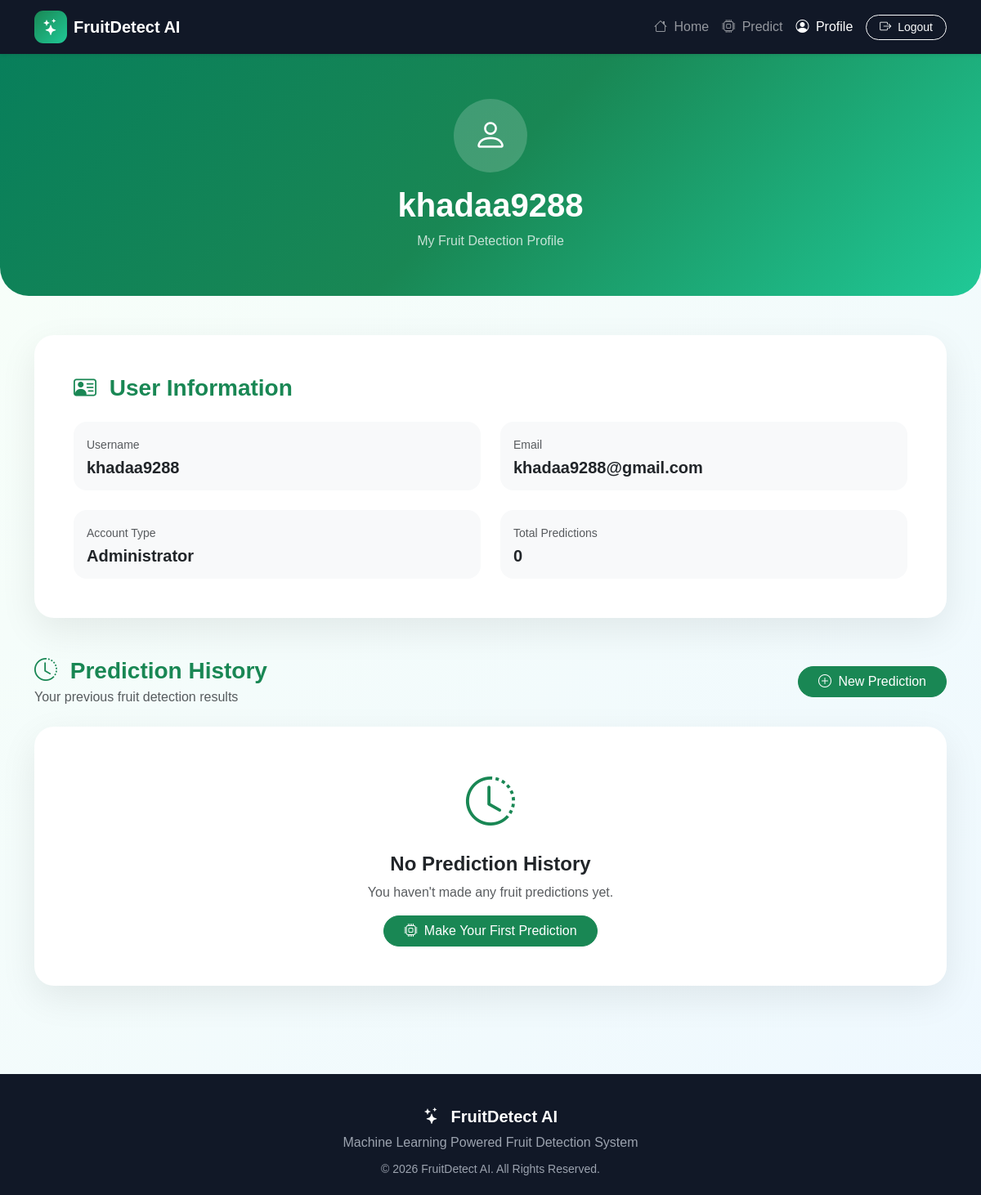
The app's page /profile/ (signed in), older data.
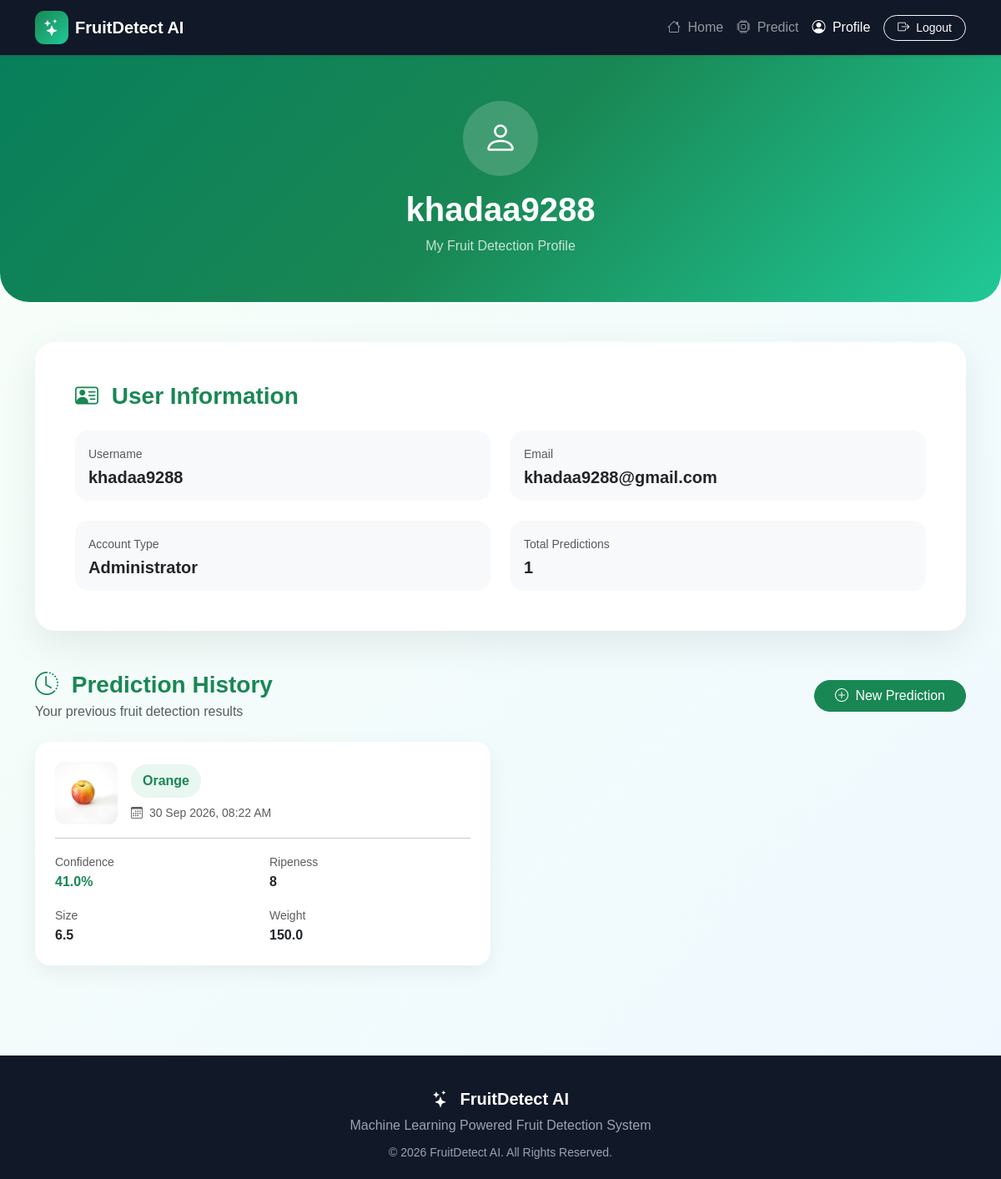
The same page, newer data.
### prediction/models.py (models this page shows, shortened)
class FruitPrediction(models.Model):
    user = models.ForeignKey(
    User,
    on_delete=models.CASCADE,
    related_name="fruit_predictions",
    null=True,
    blank=True
    )
    image = models.ImageField(
        upload_to="fruit_predictions/"
    )
    size = models.FloatField()
    weight = models.FloatField()
    width = models.FloatField()
    height = models.FloatField()
    color = models.CharField(
        max_length=50
    )
    texture = models.CharField(
        max_length=50
    )
    sweetness = models.FloatField()
    acidity = models.FloatField()
    ripeness = models.CharField(
        max_length=50
    )
    predicted_fruit = models.CharField(
        max_length=100
    )
    confidence = models.FloatField(
        default=0.0
    )
    created_at = models.DateTimeField(
        auto_now_add=True
    )

### accounts/views.py (the view)
@login_required(login_url="/login/")
def profile(request):
    predictions = request.user.fruit_predictions.all().order_by(
        "-created_at"
    )
    return render(
        request,
        "accounts/profile.html",
        {
            "predictions": predictions
        }
    )

### templates/accounts/profile.html (shortened to what this page needs)
<!DOCTYPE html>
<html lang="en">
<head>
    <link
        href="https://cdn.jsdelivr.net/npm/bootstrap@5.3.3/dist/css/bootstrap.min.css"
        rel="stylesheet">
    <link
        href="https://cdn.jsdelivr.net/npm/bootstrap-icons@1.11.3/font/bootstrap-icons.min.css"
        rel="stylesheet">
</head>
<body>
<nav class="navbar navbar-expand-lg navbar-dark shadow-sm">
    <div class="container">
        <a
            class="navbar-brand d-flex align-items-center"
            href="{% url 'home' %}"
        >
            <span class="brand-icon">
                <i class="bi bi-stars"></i>
            </span>
            FruitDetect AI
        </a>
        <div
            class="collapse navbar-collapse"
            id="mainNavbar"
        >
            <ul class="navbar-nav ms-auto align-items-lg-center">
                <li class="nav-item">
                    <a
                        class="nav-link"
                        href="{% url 'home' %}"
                    >
                        <i class="bi bi-house me-1"></i>
                        Home
                    </a>
                </li>
                <li class="nav-item">
                    <a
                        class="nav-link"
                        href="{% url 'predict' %}"
                    >
                        <i class="bi bi-cpu me-1"></i>
                        Predict
                    </a>
                </li>
                <li class="nav-item">
                    <a
                        class="nav-link active"
                        href="{% url 'profile' %}"
                    >
                        <i class="bi bi-person-circle me-1"></i>
                        Profile
                    </a>
                </li>
                <li class="nav-item ms-lg-2">
                    <form
                        method="POST"
                        action="{% url 'logout' %}"
                        class="d-inline"
                    >
                        <button
                            type="submit"
                            class="btn btn-outline-light btn-sm rounded-pill px-3"
                        >
                            <i class="bi bi-box-arrow-right me-1"></i>
                            Logout
                        </button>
                    </form>
                </li>
            </ul>
        </div>
    </div>
</nav>
<section class="profile-header">
    <div class="container text-center">
        <div class="profile-icon mb-3">
            <i class="bi bi-person"></i>
        </div>
        <h1 class="fw-bold">
            {{ user.username }}
        </h1>
        <p class="mb-0 opacity-75">
            My Fruit Detection Profile
        </p>
    </div>
</section>
<div class="container py-5">
    <div class="card profile-card mb-5">
        <div class="card-body p-4 p-lg-5">
            <h3 class="section-title mb-4">
                <i class="bi bi-person-vcard me-2"></i>
                User Information
            </h3>
            <div class="row g-4">
                <div class="col-md-6">
                    <div class="p-3 bg-light rounded-4">
                        <small class="text-muted">
                            Username
                        </small>
                        <h5 class="fw-bold mb-0 mt-1">
                            {{ user.username }}
                        </h5>
                    </div>
                </div>
                <div class="col-md-6">
                    <div class="p-3 bg-light rounded-4">
                        <small class="text-muted">
                            Email
                        </small>
                        <h5 class="fw-bold mb-0 mt-1">
                            {% if user.email %}
                                {{ user.email }}
                            {% else %}
                                Not provided
                            {% endif %}
                        </h5>
                    </div>
                </div>
                <div class="col-md-6">
                    <div class="p-3 bg-light rounded-4">
                        <small class="text-muted">
                            Account Type
                        </small>
                        <h5 class="fw-bold mb-0 mt-1">
                            {% if user.is_staff %}
                                Administrator
                            {% else %}
                                User
                            {% endif %}
                        </h5>
                    </div>
                </div>
                <div class="col-md-6">
                    <div class="p-3 bg-light rounded-4">
                        <small class="text-muted">
                            Total Predictions
                        </small>
                        <h5 class="fw-bold mb-0 mt-1">
                            {{ predictions|length }}
                        </h5>
                    </div>
                </div>
            </div>
        </div>
    </div>
    <div class="d-flex justify-content-between align-items-center mb-4">
        <div>
            <h3 class="section-title mb-1">
                <i class="bi bi-clock-history me-2"></i>
                Prediction History
            </h3>
            <p class="text-muted mb-0">
                Your previous fruit detection results
            </p>
        </div>
        <a
            href="{% url 'predict' %}"
            class="btn btn-success rounded-pill px-4"
        >
            <i class="bi bi-plus-circle me-1"></i>
            New Prediction
        </a>
    </div>
    {% if predictions %}
        <div class="row g-4">
            {% for item in predictions %}
                <div class="col-lg-6">
                    <div class="card history-card h-100">
                        <div class="card-body p-4">
                            <div class="d-flex align-items-center">
                                {% if item.image %}
                                    <img
                                        src="{{ item.image.url }}"
                                        alt="Fruit Image"
                                        class="prediction-image me-3"
                                    >
                                {% else %}
                                    <div
                                        class="prediction-image me-3 d-flex align-items-center justify-content-center"
                                    >
                                        <i class="bi bi-image text-muted fs-3"></i>
                                    </div>
                                {% endif %}
                                <div class="flex-grow-1">
                                    <div class="d-flex justify-content-between align-items-start">
                                        <span class="fruit-badge">
                                            {{ item.predicted_fruit }}
                                        </span>
                                    </div>
                                    <small class="text-muted d-block mt-2">
                                        <i class="bi bi-calendar3 me-1"></i>
                                        {{ item.created_at|date:"d M Y, h:i A" }}
                                    </small>
                                </div>
                            </div>
                            <hr>
                            <div class="row g-3">
                                <div class="col-6">
                                    <small class="text-muted">
                                        Confidence
                                    </small>
                                    <div class="fw-bold text-success">
                                        {{ item.confidence }}%
                                    </div>
                                </div>
                                <div class="col-6">
                                    <small class="text-muted">
                                        Ripeness
                                    </small>
                                    <div class="fw-bold">
                                        {{ item.ripeness }}
                                    </div>
                                </div>
                                <div class="col-6">
                                    <small class="text-muted">
                                        Size
                                    </small>
                                    <div class="fw-bold">
                                        {{ item.size }}
                                    </div>
                                </div>
                                <div class="col-6">
                                    <small class="text-muted">
                                        Weight
                                    </small>
                                    <div class="fw-bold">
                                        {{ item.weight }}
                                    </div>
                                </div>
                            </div>
                        </div>
                    </div>
                </div>
            {% endfor %}
        </div>
    {% else %}
        <div class="card profile-card">
            <div class="card-body text-center p-5">
                <i
                    class="bi bi-clock-history text-success"
                    style="font-size: 60px;"
                ></i>
                <h4 class="fw-bold mt-3">
                    No Prediction History
                </h4>
                <p class="text-muted">
                    You haven't made any fruit predictions yet.
                </p>
                <a
                    href="{% url 'predict' %}"
                    class="btn btn-success rounded-pill px-4"
                >
                    <i class="bi bi-cpu me-1"></i>
                    Make Your First Prediction
                </a>
            </div>
        </div>
    {% endif %}
</div>
<footer class="main-footer">
    <div class="container text-center">
        <h5 class="text-white fw-bold">
            <i class="bi bi-stars me-2"></i>
            FruitDetect AI
        </h5>
        <p class="mb-2">
            Machine Learning Powered Fruit Detection System
        </p>
        <small>
            © 2026 FruitDetect AI. All Rights Reserved.
        </small>
    </div>
</footer>
</body>
</html>

### templates/accounts/profile.html (style rules this page uses)
body { min-height: 100vh; background: linear-gradient( 135deg, #f8fff8, #eef8ff ); font-family: Arial, sans-serif; color: #17221c; }
.navbar { background: #111827; }
.navbar-brand { font-weight: 800; }
.brand-icon { width: 40px; height: 40px; display: inline-flex; align-items: center; justify-content: center; background: linear-gradient( 135deg, #198754, #20c997 ); border-radius: 11px; margin-right: 8px; color: white; }
.profile-header { background: linear-gradient( 135deg, #087f5b, #198754, #20c997 ); color: white; padding: 55px 20px; border-radius: 0 0 35px 35px; }
.profile-icon { width: 90px; height: 90px; margin: auto; display: flex; align-items: center; justify-content: center; border-radius: 50%; background: rgba(255,255,255,0.18); font-size: 42px; }
.profile-card { border: none; border-radius: 24px; box-shadow: 0 15px 45px rgba(0,0,0,0.08); }
.section-title { font-weight: 800; color: #198754; }
.history-card { border: none; border-radius: 18px; box-shadow: 0 8px 25px rgba(0,0,0,0.06); }
.fruit-badge { background: #e8f7ef; color: #198754; font-weight: 700; padding: 8px 14px; border-radius: 50px; }
.prediction-image { width: 75px; height: 75px; object-fit: cover; border-radius: 12px; background: #f8f9fa; }
.main-footer { background: #111827; color: #9ca3af; padding: 40px 0 20px; margin-top: 60px; }

Row changes from the older to the newer data that the page shows:
added FruitPrediction: image (picture), predicted_fruit "Orange", created_at "30 Sep 2026, 08:22 AM", confidence "41.0", ripeness "8", size "6.5", weight "150.0"
Text that changed along with them:
{{ predictions|length }}: "0" → "1"
text no longer shown: "No Prediction History You haven't made any fruit predictions yet. Make Your First Prediction"
